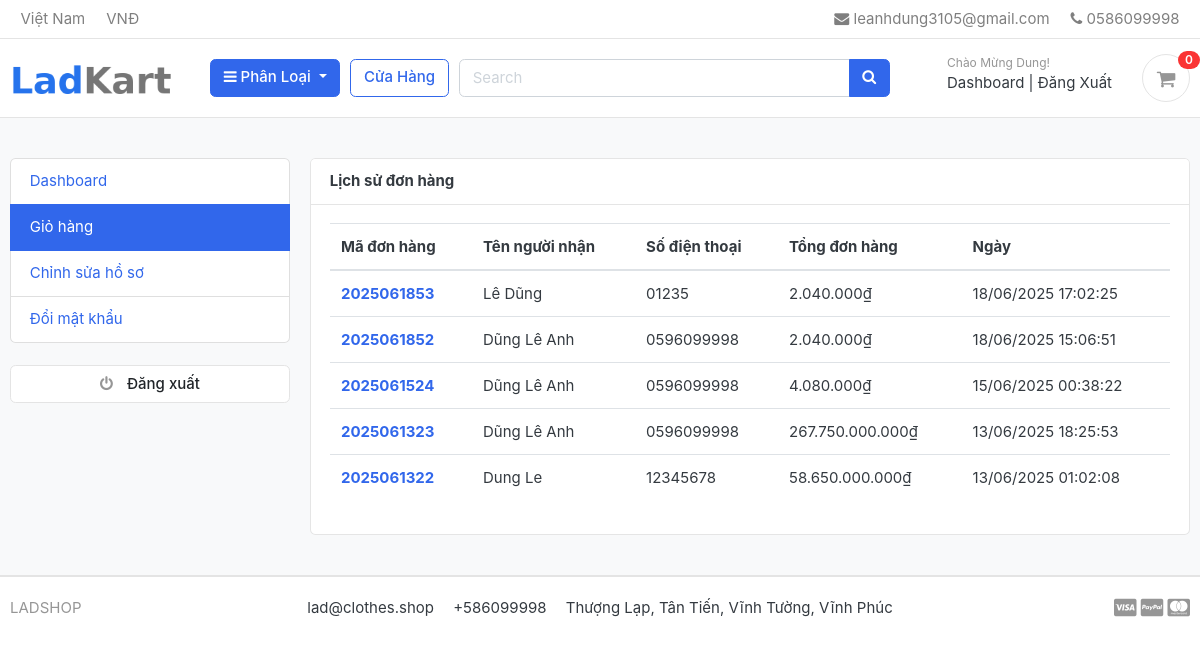
The page /accounts/my_orders/ (signed in) on the database its author committed.
### accounts/models.py (models this page shows, shortened)
class Account(AbstractBaseUser):
    first_name      = models.CharField(max_length=50)
    last_name       = models.CharField(max_length=50)
    username        = models.CharField(max_length=50, unique=True)
    email           = models.EmailField(max_length=100, unique=True)
    phone_number    = models.CharField(max_length=50)
    date_joined     = models.DateTimeField(auto_now_add=True)
    last_login      = models.DateTimeField(auto_now_add=True)
    is_admin        = models.BooleanField(default=False)
    is_active       = models.BooleanField(default=True)
    is_staff        = models.BooleanField(default=False)
    is_superadmin   = models.BooleanField(default=False)
    USERNAME_FIELD = 'email'
    REQUIRED_FIELDS = ['username', 'first_name', 'last_name']
    objects = MyAccountManager()

### orders/models.py (models this page shows, shortened)
class Order(models.Model): # Model để lưu thông tin đơn hàng
    STATUS = (
        ('New', 'New'),
        ('Accepted', 'Accepted'),
        ('Completed', 'Completed'),
        ('Cancelled', 'Cancelled'),
    )
    user = models.ForeignKey(Account, on_delete=models.SET_NULL, null=True)
    payment = models.ForeignKey(Payment, on_delete=models.SET_NULL, blank=True, null=True)
    order_number = models.CharField(max_length=20)
    first_name = models.CharField(max_length=50)
    last_name = models.CharField(max_length=50)
    phone = models.CharField(max_length=15)
    email = models.EmailField(max_length=50)
    address = models.CharField(max_length=50)
    country = models.CharField(max_length=50, default='Việt Nam')
    city = models.CharField(max_length=50)
    district = models.CharField(max_length=50)
    ward = models.CharField(max_length=50)
    order_note = models.CharField(max_length=100, blank=True)
    order_total = models.FloatField()
    tax = models.FloatField()
    status = models.CharField(max_length=10, choices=STATUS, default='New')
    ip = models.CharField(blank=True, max_length=20)
    is_ordered = models.BooleanField(default=False)
    created_at = models.DateTimeField(auto_now_add=True)
    updated_at = models.DateTimeField(auto_now=True)
    def full_name(self):
        return f'{self.first_name} {self.last_name}'

### accounts/views.py (the view)
# urls.py: path('my_orders/', views.my_orders, name='my_orders'),
@login_required(login_url='login')
def my_orders(request):
    orders = Order.objects.filter(user=request.user, is_ordered=True).order_by('-created_at')
    context = {
        'orders': orders,
    }
    return render(request, 'accounts/my_orders.html', context)

### carts/context_processors.py (called while the page is built)
def counter(request):
    cart_count = 0
    if 'admin' in request.path:
        return {}
    else:
        try:
            cart = Cart.objects.filter(cart_id=_cart_id(request))
            if request.user.is_authenticated:
                cart_items = CartItem.objects.all().filter(user=request.user)
            else:
                cart_items = CartItem.objects.all().filter(cart=cart[:1])
            for cart_item in cart_items:
                cart_count += cart_item.quantity
        except Cart.DoesNotExist:
            cart_count = 0
    return dict(cart_count=cart_count)

### carts/views.py (called while the page is built)
def _cart_id(request):
    cart = request.session.session_key
    if not cart:
        cart = request.session.create()
    return cart

### category/context_processors.py (called while the page is built)
def menu_links(request):
    links = Category.objects.all()
    return dict(links=links)

### category/models.py (called while the page is built)
    def get_url(self):
        return reverse('product_by_category', args=[self.slug])

### store/templatetags/filters.py (called while the page is built)
@register.filter
def usd_to_vnd(value, rate=25000):
    try:
        vnd = float(value) * rate
        return "{:,.0f}₫".format(vnd).replace(",", ".")
    except:
        return ""

### templates/accounts/my_orders.html (shortened to what this page needs)
{% extends 'base.html' %}
{% load humanize %}
{% load filters %}
{% block content %}
<section class="section-conten padding-y bg">
<div class="container">
	<div class="row">
	{% include 'includes/dashboard_sidebar.html' %}
	<main class="col-md-9">
		<article class="card">
		<header class="card-header">
			<strong class="d-inline-block mr-3">Lịch sử đơn hàng</strong>
		</header>
		<div class="card-body">
			<div class="row">
			<div class="col-md-12">
				<table class="table table-hover">
				  <thead>
				    <tr>
				      <th scope="col">Mã đơn hàng</th>
				      <th scope="col">Tên người nhận</th>
				      <th scope="col">Số điện thoại</th>
				      <th scope="col">Tổng đơn hàng</th>
							<th scope="col">Ngày</th>
				    </tr>
				  </thead>
				  <tbody>
						{% for order in orders %}
				    <tr>
				      <th scope="row"><a href="{% url 'order_detail' order.order_number %}">{{order.order_number}}</a></th>
				      <td>{{order.full_name}}</td>
				      <td>{{order.phone}}</td>
				      <td>{{order.order_total|usd_to_vnd}}</td>
							<td>{{order.created_at|date:"d/m/Y H:i:s"}}</td>
				    </tr>
				{% endfor %}
				  </tbody>
				</table>
			</div>
			</div>
		</div>
		</article>
	</main>
</div>
</div>
</section>
{% endblock %}

### templates/includes/navbar.html (shortened to what this page needs)
{% load static %}
<header class="section-header">
<nav class="navbar p-md-0 navbar-expand-sm navbar-light border-bottom">
<div class="container">
  <div class="collapse navbar-collapse" id="navbarTop4">
    <ul class="navbar-nav mr-auto">
    	<li class="nav-item dropdown">
		 	<a href="#" class="nav-link"> Việt Nam </a>
		</li>
		<li class="nav-item dropdown">
			<a href="#" class="nav-link"> VNĐ </a>
		</li>
    </ul>
    <ul class="navbar-nav">
		<li><a href="#" class="nav-link"> <i class="fa fa-envelope"></i> leanhdung3105@gmail.com </a></li>
		<li><a href="#" class="nav-link"> <i class="fa fa-phone"></i> 0586099998 </a></li>
	</ul>
  </div>
</div>
</nav>
<section class="header-main border-bottom">
	<div class="container">
<div class="row align-items-center">
	<div class="col-lg-2 col-md-3 col-6">
		<a href="{% url 'home' %}" class="brand-wrap">
			<img class="logo" src="{% static './images/lad_kart_logo.png' %}">
		</a>
	</div>
	<div class="col-lg col-sm col-md col-6 flex-grow-0">
		<div class="category-wrap dropdown d-inline-block float-right">
			<button type="button" class="btn btn-primary dropdown-toggle" data-toggle="dropdown">
				<i class="fa fa-bars"></i> Phân Loại
			</button>
		</div>
	</div>
	<a href="{% url 'store' %}" class="btn btn-outline-primary">Cửa Hàng</a>
	<div class="col-lg  col-md-6 col-sm-12 col">
		<form action="{% url 'search' %}" class="search" method="GET">
			<div class="input-group w-100">
			    <input type="text" class="form-control" style="width:60%;" placeholder="Search" name = "keyword" required>
			    <div class="input-group-append">
			      <button class="btn btn-primary" type="submit">
			        <i class="fa fa-search"></i>
			      </button>
			    </div>
		    </div>
		</form>
	</div>
	<div class="col-lg-3 col-sm-6 col-8 order-2 order-lg-3">
				<div class="d-flex justify-content-end mb-3 mb-lg-0">
					{% if user.id is None %}
					<div class="widget-header">
						<small class="title text-muted">Chào Mừng!</small>
						<div>
							<a href="{% url 'login' %}">Đăng Nhập</a> <span class="dark-transp"> | </span>
							<a href="{% url 'register' %}"> Đăng Ký</a>
						</div>
					</div>
					{% else %}
					<div class="widget-header">
						<small class="title text-muted">Chào Mừng {{ user.first_name }}!</small>
						<div>
							<a href="{% url 'dashboard' %}">Dashboard</a> <span class="dark-transp"> | </span>
							<a href="{% url 'logout' %}">Đăng Xuất</a>
						</div>
					</div>
					{% endif %}
					<a href="{% url 'cart' %}" class="widget-header pl-3 ml-3">
						<div class="icon icon-sm rounded-circle border"><i class="fa fa-shopping-cart"></i></div>
						<span class="badge badge-pill badge-danger notify">{{cart_count}}</span>
					</a>
				</div>
			</div>
</div>
	</div>
</section>
</header>

### static/css/ui.css (style rules this page uses)
html { font-family: "Inter", sans-serif; font-size: 15px; }
.icon-xs, .icon-sm, .icon-md, .icon-lg { display: inline-block; text-align: center; flex-shrink: 0; flex-grow: 0; }
.icon-sm { width: 48px; height: 48px; line-height: 48px !important; font-size: 20px; }
.padding-y { padding-top: 40px; padding-bottom: 40px; }
article:after, .form-group:after { display: block; clear: both; content: ""; }
.bg { background-color: #f8f9fa; }
.header-main { position: relative; padding-top: 1rem; padding-bottom: 1rem; }
.brand-wrap .logo, .navbar-brand .logo { margin-right: 7px; max-height: 42px; display: inline-block; }
.widget-header { display: inline-block; vertical-align: middle; position: relative; }
.widget-header a { color: #343a40; }
.widget-header i { color: #969696; }
.widget-header .title { display: block; }
.widget-header .notify { position: absolute; top: -3px; right: -10px; }
.notify { position: absolute; top: -4px; right: -10px; display: inline-block; padding: 0.25em 0.6em; font-size: 12px; line-height: 1; text-align: center; border-radius: 3rem; color: #fff; background-color: #fa3434; }

### rows shown on the page
Account: first_name "Dung"
Order: order_number "2025061853", full_name "Lê Dũng", phone "01235", order_total "2.040.000₫", created_at "18/06/2025 17:02:25"
Order: order_number "2025061852", full_name "Dũng Lê Anh", phone "0596099998", order_total "2.040.000₫", created_at "18/06/2025 15:06:51"
Order: order_number "2025061524", full_name "Dũng Lê Anh", phone "0596099998", order_total "4.080.000₫", created_at "15/06/2025 00:38:22"
Order: order_number "2025061323", full_name "Dũng Lê Anh", phone "0596099998", order_total "267.750.000.000₫", created_at "13/06/2025 18:25:53"
Order: order_number "2025061322", full_name "Dung Le", phone "12345678", order_total "58.650.000.000₫", created_at "13/06/2025 01:02:08"

### other values the page prints
{{ cart_count }} "0"
